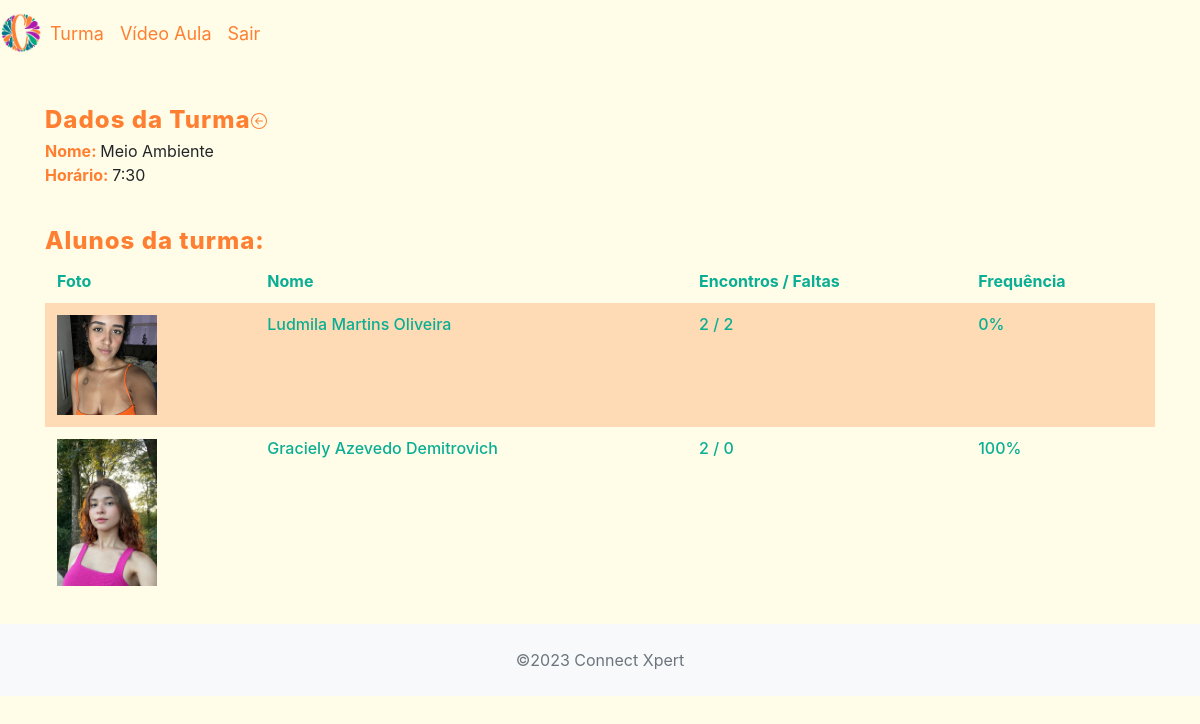
The page /crud_connectxpert/app/controller/TurmaAlunoController.php?action=listFrequencia&id=4 (signed in) on the database its author committed.
### tables this page shows
CREATE TABLE `turma` (
  `id_turma` int(11) NOT NULL,
  `nome_turma` varchar(60) NOT NULL,
  `num_alunos` int(11) NOT NULL,
  `horario` varchar(45) NOT NULL,
  `dia_semana` varchar(60) NOT NULL
);

CREATE TABLE `turma_aluno` (
  `id_turma_aluno` int(11) NOT NULL,
  `id_turma` int(11) NOT NULL,
  `id_aluno` int(11) NOT NULL
);

CREATE TABLE `aluno` (
  `id_aluno` int(11) NOT NULL,
  `nome_aluno` varchar(100) NOT NULL,
  `nascimento_aluno` date NOT NULL,
  `telefone` varchar(20) NOT NULL,
  `nome_responsavel` varchar(60) NOT NULL,
  `sexo_aluno` enum('feminino','masculino','outros') NOT NULL,
  `login_aluno` varchar(15) NOT NULL,
  `senha_aluno` varchar(15) NOT NULL,
  `historico` text NOT NULL,
  `cpf_aluno` varchar(20) NOT NULL,
  `rg_aluno` varchar(20) NOT NULL,
  `email_aluno` varchar(100) NOT NULL,
  `end_rua` varchar(95) NOT NULL,
  `end_bairro` varchar(95) NOT NULL,
  `end_cidade` varchar(95) NOT NULL,
  `end_estado` varchar(95) NOT NULL,
  `end_numero` int(11) NOT NULL,
  `end_complemento` varchar(100) DEFAULT NULL,
  `id_ie` int(11) NOT NULL,
  `situacao` enum('disponivel','indisponivel') NOT NULL,
  `foto` varchar(60) NOT NULL
);

### crud_connectxpert/app/model/Turma.php (called while the page is built, shortened)
<?php
class Turma {
    private $nomeTurma;
    private $horario;
    public function getNomeTurma()
    {
        return $this->nomeTurma;
    }
    public function setNomeTurma($nomeTurma)
    {
        $this->nomeTurma = $nomeTurma;
        return $this;
    }
    public function getHorario()
    {
        return $this->horario;
    }
    public function setHorario($horario)
    {
        $this->horario = $horario;
        return $this;
    }
}

### crud_connectxpert/app/dao/TurmaDAO.php (called while the page is built, shortened)
<?php
include_once(__DIR__ . "/../model/Turma.php");
class TurmaDAO {
    public function findById(int $id) {
        $conn = Connection::getConn();
        $sql = "SELECT * FROM turma t" .
               " WHERE t.id_turma = ?";
        $stm = $conn->prepare($sql);
        $stm->execute([$id]);
        $result = $stm->fetchAll();
        $turmas = $this->mapTurmas($result);
        if(count($turmas) == 1)
            return $turmas[0];
        elseif(count($turmas) == 0)
            return null;
        die("TurmaDAO.findById()" . " - Erro: mais de uma turma encontrada.");
    }
    private function mapTurmas($result) {
        $turmas = array();
        foreach ($result as $reg) {
            $turma = new Turma();
            $turma->setIdTurma($reg['id_turma']);
            $turma->setNomeTurma($reg['nome_turma']);
            $turma->setNumAlunos($reg['num_alunos']);
            $turma->setHorario($reg['horario']);
            $turma->setDiaSemana($reg['dia_semana']);
            array_push($turmas, $turma);
        }
        return $turmas;
    }
}

### crud_connectxpert/app/model/Aluno.php (called while the page is built, shortened)
<?php
class Aluno {
    private $nomeAluno;
    private $foto;
    private $frequenciaAluno;
    public function getNomeAluno()
    {
        return $this->nomeAluno;
    }
    public function setNomeAluno($nomeAluno): self
    {
        $this->nomeAluno = $nomeAluno;
        return $this;
    }
    public function getFoto()
    {
        return $this->foto;
    }
    public function setFoto($foto)
    {
        $this->foto = $foto;
        return $this;
    }
    public function getFrequenciaAluno()
    {
        return $this->frequenciaAluno;
    }
    public function setFrequenciaAluno($frequenciaAluno)
    {
        $this->frequenciaAluno = $frequenciaAluno;
        return $this;
    }
}

### crud_connectxpert/app/dao/AlunoDAO.php (called while the page is built, shortened)
<?php
include_once(__DIR__ . "/../model/Aluno.php");
class AlunoDAO {
      public function listByTurma(int $idTurma) {
        $conn = Connection::getConn();
        $sql = "SELECT a.*, ta.id_turma_aluno
                FROM turma_aluno ta
                JOIN aluno a ON (a.id_aluno = ta.id_aluno)
                WHERE ta.id_turma = ?";
        $stm = $conn->prepare($sql);
        $stm->execute([$idTurma]);
        $result = $stm->fetchAll();
        $alunos = $this->mapAlunos($result);
        return $alunos;
    }
    private function mapAlunos($result) {
        $alunos = array();
        foreach ($result as $reg) {
            $aluno = new Aluno();
            $aluno->setIdAluno($reg['id_aluno']);
            $aluno->setNomeAluno($reg['nome_aluno']);
            $aluno->setNascimentoAluno($reg['nascimento_aluno']);
            $aluno->setTelefone($reg['telefone']);
            $aluno->setNomeResponsavel($reg['nome_responsavel']);
            $aluno->setSexoAluno($reg['sexo_aluno']);
            $aluno->setCpfAluno($reg['cpf_aluno']);
            $aluno->setRgAluno($reg['rg_aluno']);
            $aluno->setEmailAluno($reg['email_aluno']);
            $aluno->setLoginAluno($reg['login_aluno']);
            $aluno->setSenhaAluno($reg['senha_aluno']);
            $aluno->setHistorico($reg['historico']);
            $aluno->setEndRua($reg['end_rua']);
            $aluno->setEndBairro($reg['end_bairro']);
            $aluno->setEndCidade($reg['end_cidade']);
            $aluno->setEndEstado($reg['end_estado']);
            $aluno->setEndNumero($reg['end_numero']);
            $aluno->setEndComplemento($reg['end_complemento']);
            $aluno->setSituacao($reg['situacao']);
            $aluno->setFoto($reg['foto']);
            $aluno->setIdIe($reg['id_ie']);
            if(isset($reg['id_turma_aluno']))
            $aluno->setIdTurmaAluno($reg['id_turma_aluno']);
            array_push($alunos, $aluno);
        }
        return $alunos;
    }
}

### crud_connectxpert/app/model/FrequenciaAluno.php (called while the page is built, shortened)
<?php
class FrequenciaAluno {
   private $totalEncontros;
   private $totalFaltas;
   public function getTotalEncontros()
   {
      return $this->totalEncontros;
   }
   public function setTotalEncontros($totalEncontros)
   {
      $this->totalEncontros = $totalEncontros;
      return $this;
   }
   public function getTotalFaltas()
   {
      return $this->totalFaltas;
   }
   public function setTotalFaltas($totalFaltas)
   {
      $this->totalFaltas = $totalFaltas;
      return $this;
   }
   public function getFrequencia()
   {
      return 100 - (($this->totalFaltas / $this->totalEncontros) * 100);
   }
}

### crud_connectxpert/app/dao/FrequenciaDAO.php (called while the page is built, shortened)
<?php
include_once(__DIR__ . "/../model/FrequenciaAluno.php");
include_once(__DIR__ . "/../model/Aluno.php");
class FrequenciaDAO {
    public function listFrequenciaAlunoTurma($idAluno, $idTurma) {
        $conn = Connection::getConn();
        $sql = "SELECT ta.id_turma_aluno, ta.id_turma,
	    (SELECT count(sub.id_encontro) FROM encontro sub WHERE sub.id_turma = ta.id_turma) AS total_encontros,
        (SELECT count(sub.id_frequencia) FROM frequencia sub WHERE sub.id_turma_aluno = ta.id_turma_aluno AND sub.condicao = 'ausente') AS total_faltas
        FROM turma_aluno ta
        WHERE ta.id_aluno = ? AND ta.id_turma = ?";
        $stm = $conn->prepare($sql);
        $stm->execute([$idAluno, $idTurma]);
        $result = $stm->fetchAll();
        $frequencias = $this->mapFrequenciaAluno($result);
        return $frequencias[0];
    }
   private function mapFrequenciaAluno($result) {
        $frequencias = array();
        foreach ($result as $reg) {
            $frequencia = new FrequenciaAluno();
            $frequencia->setIdTurmaAluno($reg['id_turma_aluno']);
            $frequencia->setIdTurma($reg['id_turma']);
            $frequencia->setTotalEncontros($reg['total_encontros']);
            $frequencia->setTotalFaltas($reg['total_faltas']);
            array_push($frequencias, $frequencia);
        }
        return $frequencias;
    }
   }

### crud_connectxpert/app/view/turma_aluno/turmaAlunoFrequencia.php (the view, shortened to what this page needs)
<?php
require_once(__DIR__ . "/../include/header.php");
require_once(__DIR__ . "/../include/menu.php");
echo '<link rel="stylesheet" href="' . BASEURL . '/view/professor/profstyle.css">';
echo '<link rel="stylesheet" href="' . BASEURL . '/view/utils/busca_select/buscaSelect.css">';
?>
<div class="container">
    <div class="row" style="margin-top: 10px;">
        <h3 class="col-4">Dados da Turma<a class="btn-inserir"
        href="<?= BASEURL ?>/controller/TurmaController.php?action=listProfessor"></a></h3>
    </div>
    <div class="row" style="margin-top: 10px;">
        <div class="col-12">
            <span style="font-weight: bold; color: rgba(255, 127, 50, 1);" > Nome: </span> <?= $dados["turma"]->getNomeTurma() ?>
        </div>
        <div class="col-12">
            <span style="font-weight: bold; color: rgba(255, 127, 50, 1);" > Horário: </span> <?= $dados["turma"]->getHorario() ?>
        </div>
    </div>
    <div class="row" style="margin-top: 10px;">
        <h3 class="col-12">Alunos da turma:</h3>
    </div>
    <div class="row" style="margin-top: 10px;">
        <div class="col-12">
            <table id="tabAlunos" class='table table-striped'>
                    <thead>
                        <tr class="topicos">
                            <th>Foto</th>
                            <th>Nome</th>
                            <th>Encontros / Faltas</th>
                            <th>Frequência</th>
                        </tr>
                    </thead>
                    <?php foreach($dados['listaAlunosturma'] as $aln): ?>
                        <tr class="listagem">
                            <td><img src="<?= BASEURL_FOTOS . $aln->getFoto(); ?>" style="width: 100px; height: auto;" /></td>
                            <td><?= $aln->getNomeAluno(); ?></td>
                            <td><?= $aln->getFrequenciaAluno()->getTotalEncontros() . " / " . $aln->getFrequenciaAluno()->getTotalFaltas(); ?></td>
                            <td><?= $aln->getFrequenciaAluno()->getFrequencia() . "%"; ?></td>
                        </tr>
                    <?php endforeach; ?>
            </table>
        </div>
    </div>
</div>
<?php
require_once(__DIR__ . "/../include/footer.php");
?>

### crud_connectxpert/app/view/professor/profstyle.css (style rules this page uses)
h3 { width: 100px; height: 45px; top: 30px; color: rgba(255, 127, 50, 1); font-style: normal; font-size: 24px; font-weight: 800; line-height: 1.2; letter-spacing: 1px; text-decoration: none; text-transform: none; }
body { background-color: #fffde7; }
.topicos { width: 102.5px; height: 14.73px; left: 135px; top: 187.82px; color: rgba(10, 174, 148, 1); font-style: normal; font-size: 16px; font-weight: 600; line-height: 1.2; letter-spacing: 0px; text-decoration: none; }
.listagem { width: 201px; height: 18px; left: 140px; top: 261px; color: rgb(10, 174, 148, 1); font-style: normal; font-size: 16px; font-weight: 500; line-height: 1.2; text-decoration: none; text-transform: capitalize; }
.table-striped tbody tr:nth-of-type(odd) { background-color: rgba(255, 129, 50, 0.274) !important; }
.table td, .table th { border-top: 0px solid transparent !important; }
.table thead th { border-bottom: 0px solid transparent !important; }

### rows shown on the page
turma: nome_turma "Meio Ambiente", horario "7:30"
turma_aluno: id_aluno.foto (picture), id_aluno.nome_aluno "Ludmila Martins Oliveira", TotalEncontros "2", TotalFaltas "2", Frequencia "0"
turma_aluno: id_aluno.foto (picture), id_aluno.nome_aluno "Graciely Azevedo Demitrovich", TotalEncontros "2", TotalFaltas "0", Frequencia "100"
